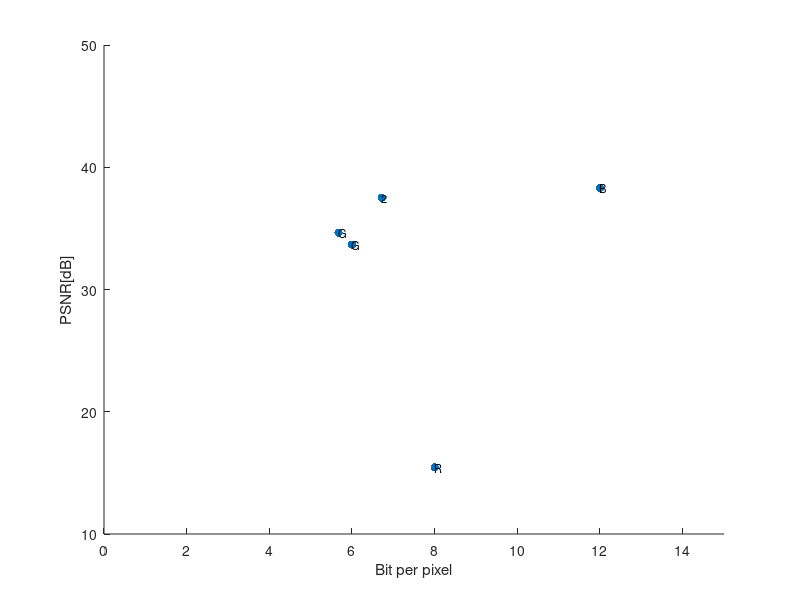

This chart was generated by the following MATLAB code:
RGB2Grayscale_bit_rate = 8;
RGB2Grayscale_PSNR = 15.46;

RGB_Subsampling_bit_rate = 6;
RGB_Subsampling_PSNR = 33.6768;

Chrominace_Subsampling_bit_rate = 12;
Chrominace_Subsampling_PSNR = 38.3251;

Predictive_Still_image_codec_bit_rate = 6.72;
Predictive_Still_image_codec_PSNR = 37.51;

VectorQuantization_bit_rate = 5.6744;
VectorQuantization_PSNR = 34.6496;

bit_rate = [RGB2Grayscale_bit_rate,RGB_Subsampling_bit_rate,Chrominace_Subsampling_bit_rate,Predictive_Still_image_codec_bit_rate,VectorQuantization_bit_rate];
psnr = [RGB2Grayscale_PSNR, RGB_Subsampling_PSNR, Chrominace_Subsampling_PSNR, Predictive_Still_image_codec_PSNR, VectorQuantization_PSNR];

str = ["RGB2Grayscale", "RGBSub", "ChrominaceSub", "Predictive", "VectorQuantization" ];
figure;
scatter(bit_rate,psnr,'filled');
for i  = 1:numel(bit_rate)
    text(bit_rate(i),psnr(i),str(i),'FontSize',8);
end

xlabel('Bit per pixel');
ylabel('PSNR[dB]');
xlim([0 15]);
ylim([10 50]);
